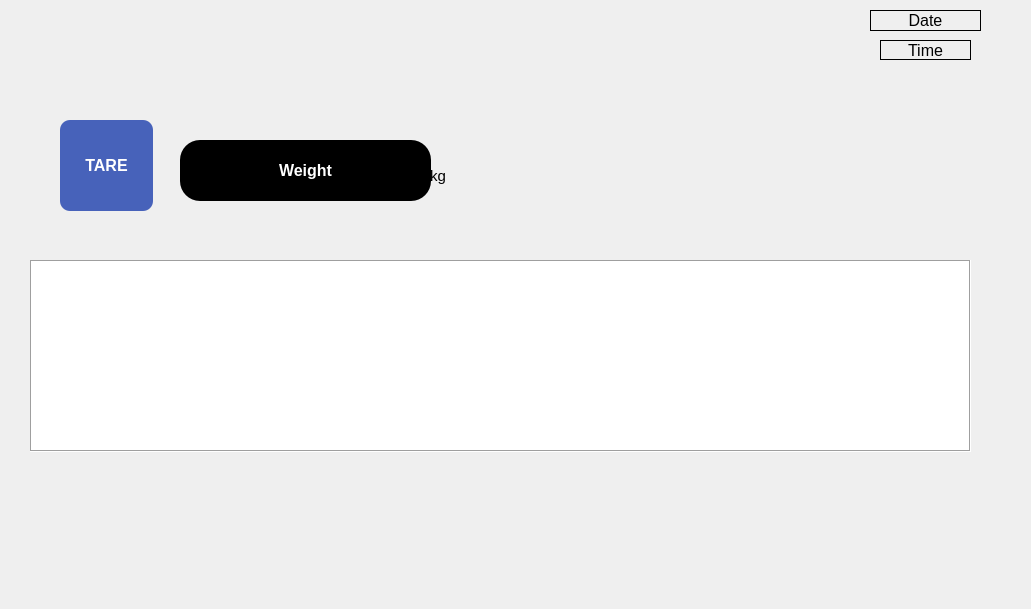
    <widget class="QWidget" name="Home">
     <widget class="QLabel" name="lb_HomeBackGround">
      <property name="geometry">
       <rect>
        <x>0</x>
        <y>0</y>
        <width>1022</width>
        <height>600</height>
       </rect>
      </property>
      <property name="autoFillBackground">
       <bool>true</bool>
      </property>
      <property name="text">
       <string/>
      </property>
      <property name="pixmap">
       <pixmap>WeighBridgeScreens/weigh bridge screen/main.png</pixmap>
      </property>
     </widget>
     <widget class="QPushButton" name="pb_home_VehicleEntry">
      <property name="geometry">
       <rect>
        <x>20</x>
        <y>480</y>
        <width>121</width>
        <height>101</height>
       </rect>
      </property>
      <property name="styleSheet">
       <string notr="true">
boder-style: outset;
border-wiidth: 2px;
border-radius: 5px;
border-color: black;
font: bold 16px;
</string>
      </property>
      <property name="text">
       <string/>
      </property>
      <property name="icon">
       <iconset>
        <normaloff>WeighBridgeScreens/Button/v-entry.png</normaloff>
        <normalon>WeighBridgeScreens/Button/v-entry.png</normalon>WeighBridgeScreens/Button/v-entry.png</iconset>
      </property>
      <property name="iconSize">
       <size>
        <width>131</width>
        <height>121</height>
       </size>
      </property>
     </widget>
     <widget class="QPushButton" name="pb_home_VehicleReEntry">
      <property name="geometry">
       <rect>
        <x>200</x>
        <y>480</y>
        <width>121</width>
        <height>101</height>
       </rect>
      </property>
      <property name="styleSheet">
       <string notr="true">
boder-style: outset;
border-wiidth: 2px;
border-radius: 5px;
border-color: black;
font: bold 16px;
</string>
      </property>
      <property name="text">
       <string/>
      </property>
      <property name="icon">
       <iconset>
        <normaloff>WeighBridgeScreens/Button/v-rentry.png</normaloff>WeighBridgeScreens/Button/v-rentry.png</iconset>
      </property>
      <property name="iconSize">
       <size>
        <width>131</width>
        <height>121</height>
       </size>
      </property>
     </widget>
     <widget class="QPushButton" name="pb_home_ParameterSettings">
      <property name="geometry">
       <rect>
        <x>530</x>
        <y>480</y>
        <width>121</width>
        <height>101</height>
       </rect>
      </property>
      <property name="styleSheet">
       <string notr="true">
boder-style: outset;
border-wiidth: 2px;
border-radius: 5px;
border-color: black;
font: bold 16px;
</string>
      </property>
      <property name="text">
       <string/>
      </property>
      <property name="icon">
       <iconset>
        <normaloff>WeighBridgeScreens/Button/parameter.png</normaloff>WeighBridgeScreens/Button/parameter.png</iconset>
      </property>
      <property name="iconSize">
       <size>
        <width>131</width>
        <height>121</height>
       </size>
      </property>
     </widget>
     <widget class="QPushButton" name="pb_home_Settings">
      <property name="geometry">
       <rect>
        <x>360</x>
        <y>480</y>
        <width>121</width>
        <height>101</height>
       </rect>
      </property>
      <property name="styleSheet">
       <string notr="true">
boder-style: outset;
border-wiidth: 2px;
border-radius: 5px;
border-color: black;
font: bold 16px;

</string>
      </property>
      <property name="text">
       <string/>
      </property>
      <property name="icon">
       <iconset>
        <normaloff>WeighBridgeScreens/Button/srttings.png</normaloff>WeighBridgeScreens/Button/srttings.png</iconset>
      </property>
      <property name="iconSize">
       <size>
        <width>131</width>
        <height>121</height>
       </size>
      </property>
     </widget>
     <widget class="QPushButton" name="pb_home_report">
      <property name="geometry">
       <rect>
        <x>700</x>
        <y>480</y>
        <width>121</width>
        <height>101</height>
       </rect>
      </property>
      <property name="styleSheet">
       <string notr="true">
boder-style: outset;
border-wiidth: 2px;
border-radius: 5px;
border-color: black;
font: bold 16px;
</string>
      </property>
      <property name="text">
       <string/>
      </property>
      <property name="icon">
       <iconset>
        <normaloff>WeighBridgeScreens/Button/report.png</normaloff>WeighBridgeScreens/Button/report.png</iconset>
      </property>
      <property name="iconSize">
       <size>
        <width>131</width>
        <height>122</height>
       </size>
      </property>
     </widget>
     <widget class="QPushButton" name="pb_home_Exit">
      <property name="geometry">
       <rect>
        <x>870</x>
        <y>480</y>
        <width>121</width>
        <height>101</height>
       </rect>
      </property>
      <property name="styleSheet">
       <string notr="true">
boder-style: outset;
border-wiidth: 2px;
border-radius: 5px;
border-color: black;
font: bold 16px;
</string>
      </property>
      <property name="text">
       <string/>
      </property>
      <property name="icon">
       <iconset>
        <normaloff>WeighBridgeScreens/Button/exit.png</normaloff>WeighBridgeScreens/Button/exit.png</iconset>
      </property>
      <property name="iconSize">
       <size>
        <width>131</width>
        <height>121</height>
       </size>
      </property>
     </widget>
     <widget class="QPushButton" name="pb_home_tare">
      <property name="geometry">
       <rect>
        <x>60</x>
        <y>120</y>
        <width>93</width>
        <height>91</height>
       </rect>
      </property>
      <property name="styleSheet">
       <string notr="true">background-color: rgb(71, 98, 186);
color:white;
boder-style: outset;
border-wiidth: 2px;
border-radius: 10px;
border-color: black;
font: bold 16px;

</string>
      </property>
      <property name="text">
       <string>TARE</string>
      </property>
     </widget>
     <widget class="QLabel" name="lb_home_WeightDisplay">
      <property name="geometry">
       <rect>
        <x>180</x>
        <y>140</y>
        <width>251</width>
        <height>61</height>
       </rect>
      </property>
      <property name="font">
       <font>
        <pointsize>-1</pointsize>
        <weight>75</weight>
        <italic>false</italic>
        <bold>true</bold>
       </font>
      </property>
      <property name="autoFillBackground">
       <bool>false</bool>
      </property>
      <property name="styleSheet">
       <string notr="true">color:white;
boder-style: outset;
border-wiidth: 2px;
border-radius: 20px;
border-color: black;
font: bold 16px;
background-color: rgb(0, 0, 0);</string>
      </property>
      <property name="frameShape">
       <enum>QFrame::Box</enum>
      </property>
      <property name="text">
       <string>Weight</string>
      </property>
      <property name="alignment">
       <set>Qt::AlignCenter</set>
      </property>
      <property name="wordWrap">
       <bool>false</bool>
      </property>
     </widget>
     <widget class="QTableWidget" name="tw_Home_Entry">
      <property name="geometry">
       <rect>
        <x>30</x>
        <y>260</y>
        <width>941</width>
        <height>192</height>
       </rect>
      </property>
      <property name="frameShape">
       <enum>QFrame::Box</enum>
      </property>
     </widget>
     <widget class="QLabel" name="lb_home_unit">
      <property name="geometry">
       <rect>
        <x>430</x>
        <y>160</y>
        <width>51</width>
        <height>31</height>
       </rect>
      </property>
      <property name="font">
       <font>
        <pointsize>11</pointsize>
        <weight>50</weight>
        <bold>false</bold>
       </font>
      </property>
      <property name="text">
       <string>kg</string>
      </property>
     </widget>
     <widget class="QLabel" name="lb_DateDisplay">
      <property name="geometry">
       <rect>
        <x>870</x>
        <y>10</y>
        <width>111</width>
        <height>21</height>
       </rect>
      </property>
      <property name="font">
       <font>
        <pointsize>12</pointsize>
       </font>
      </property>
      <property name="autoFillBackground">
       <bool>false</bool>
      </property>
      <property name="frameShape">
       <enum>QFrame::Box</enum>
      </property>
      <property name="text">
       <string>Date</string>
      </property>
      <property name="alignment">
       <set>Qt::AlignCenter</set>
      </property>
     </widget>
     <widget class="QLabel" name="lb_TimeDisplay">
      <property name="geometry">
       <rect>
        <x>880</x>
        <y>40</y>
        <width>91</width>
        <height>20</height>
       </rect>
      </property>
      <property name="font">
       <font>
        <pointsize>12</pointsize>
       </font>
      </property>
      <property name="autoFillBackground">
       <bool>false</bool>
      </property>
      <property name="frameShape">
       <enum>QFrame::Box</enum>
      </property>
      <property name="text">
       <string>Time</string>
      </property>
      <property name="alignment">
       <set>Qt::AlignCenter</set>
      </property>
     </widget>
    </widget>
